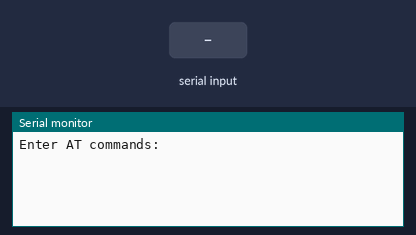
Recording of a sketch running on a simulated Arduino Uno, built with avr-gcc and run on an emulated ATmega328P. Parts: the last lines printed to the serial monitor. Inputs (shaded band) come from the test bench.

Above: at 1.2 s.
1.3 s: "1" received over the second serial link
At 1.6 s:
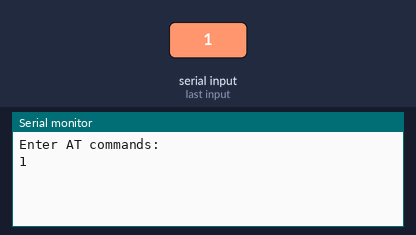
2.8 s: "0" received over the second serial link
At 4.0 s:
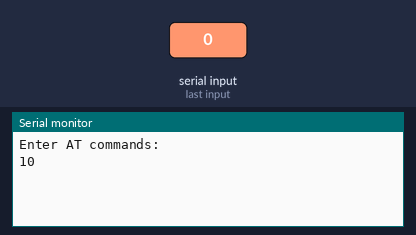

The sketch:

hm10-at-commands.ino
```cpp
/************************************************************
 * Project Title : Gesture-Controlled Robot Car
 * Author: DiaaEldin Elabsy and Suchi Chowdhury
 * Date: Spring 2025
 *
 * Description:
 * This sketch is used to configure and pair HM-10 Bluetooth
 * modules using AT commands. It allows setting the module
 * role (Master or Slave), baud rate, and device name through
 * the Serial Monitor.
 *
 ************************************************************/

#include <SoftwareSerial.h>

// RX, TX for HM-10 Bluetooth module
SoftwareSerial BT(10, 11);

void setup() {
  Serial.begin(9600);
  BT.begin(9600);

  Serial.println("Enter AT commands:");
}

void loop() {
  // Forward data from Bluetooth to Serial Monitor
  if (BT.available()) {
    Serial.write(BT.read());
  }

  // Forward data from Serial Monitor to Bluetooth
  if (Serial.available()) {
    BT.write(Serial.read());
  }
}
```

Measured:
- after the input at 1.3 s, the serial monitor: prints a new line at once (image 1)
- after the input at 2.8 s, the serial monitor: prints a new line at once (image 2)
